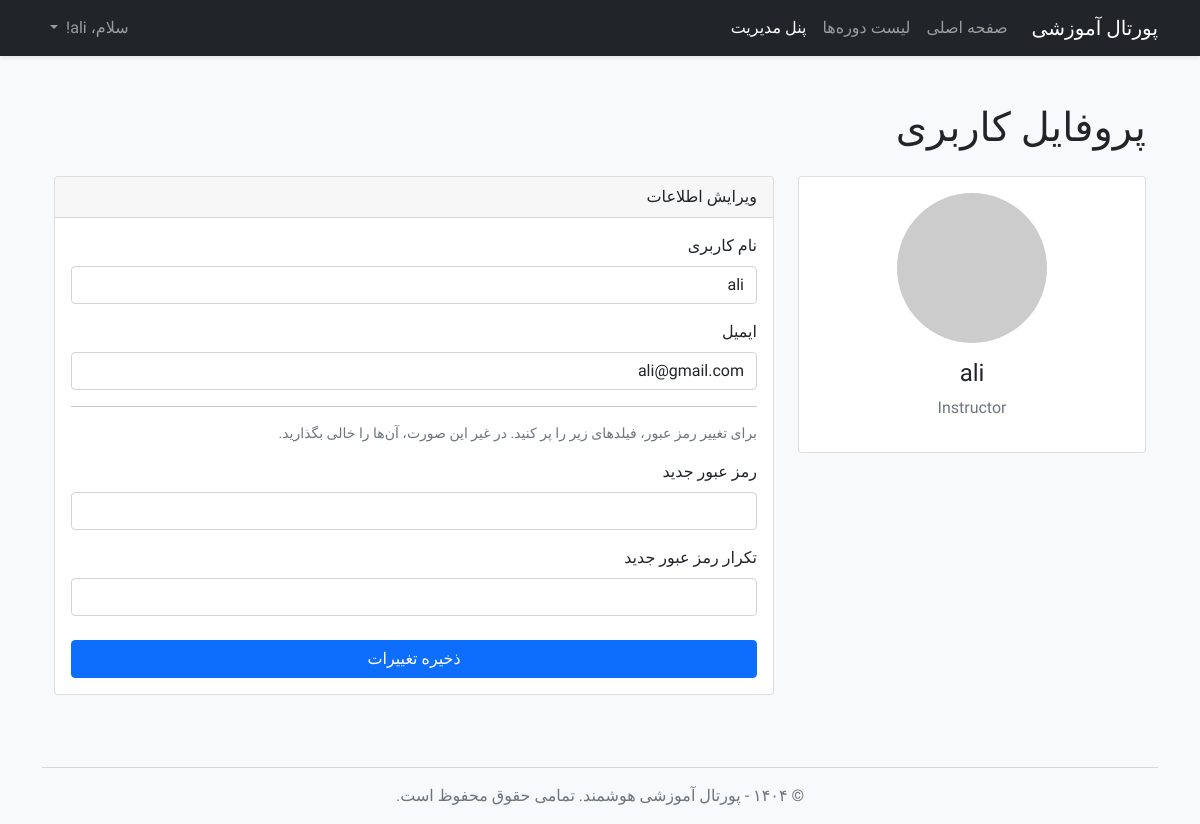
Before: /profile (signed in) with the older database file.
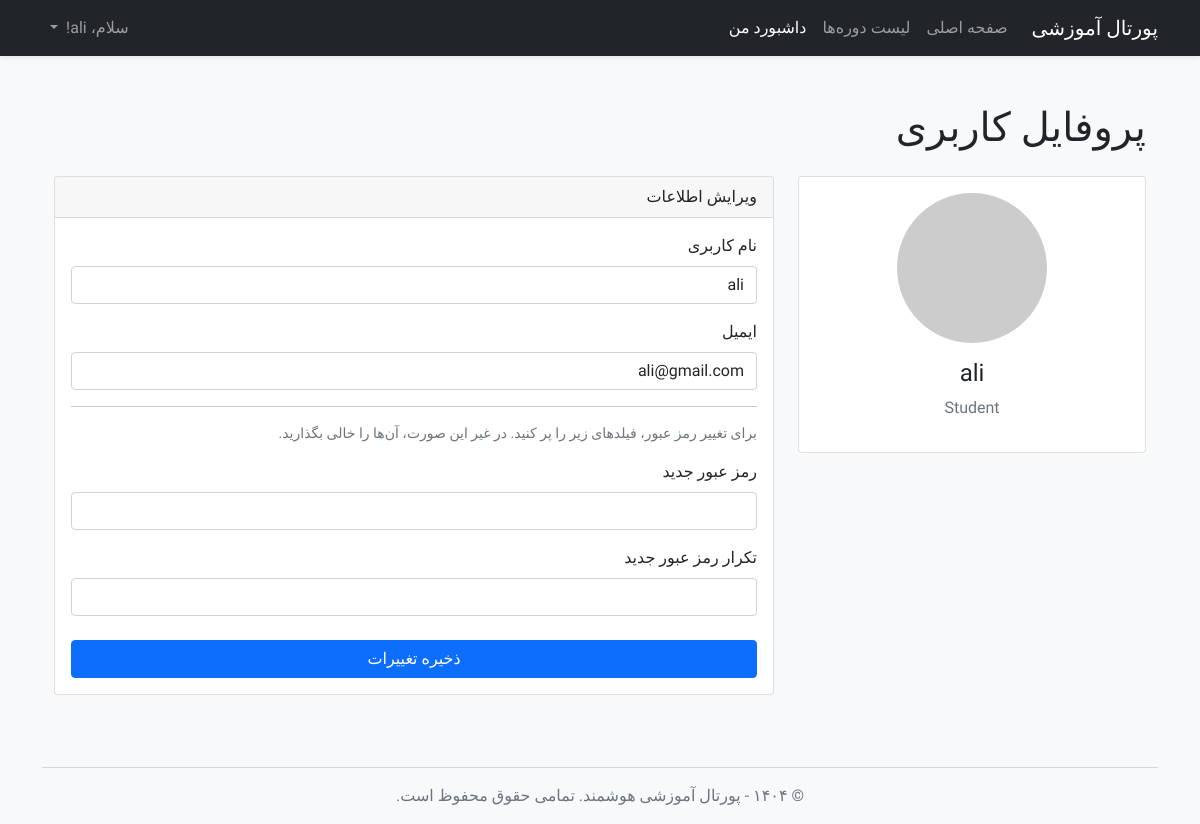
After: the same page with the newer database file.
### app/models.py (models this page shows, shortened)
class User(UserMixin, db.Model):
    id = db.Column(db.Integer, primary_key=True)
    username = db.Column(db.String(64), index=True, unique=True, nullable=False)
    email = db.Column(db.String(120), index=True, unique=True, nullable=False)
    password_hash = db.Column(db.String(128))
    role = db.Column(db.String(20), nullable=False, default='student')
    enrollments = db.relationship('Enrollment', backref='student', lazy='dynamic', foreign_keys='Enrollment.user_id')
    taught_courses = db.relationship('Course', backref='instructor', lazy='dynamic',
                                     foreign_keys='Course.instructor_id')

### app/routes.py (the view)
@app.route('/profile', methods=['GET', 'POST'])
@login_required
def profile():
    form = EditProfileForm(current_user.username, current_user.email)
    if form.validate_on_submit():
        current_user.username = form.username.data
        current_user.email = form.email.data
        if form.password.data:
            current_user.set_password(form.password.data)
        db.session.commit()
        flash('تغییرات شما با موفقیت ذخیره شد.', 'success')
        return redirect(url_for('profile'))
    elif request.method == 'GET':
        form.username.data = current_user.username
        form.email.data = current_user.email
    return render_template('profile.html', title='پروفایل من', form=form)

### app/forms.py (shortened to what this page needs)
class EditProfileForm(FlaskForm):
    username = StringField('نام کاربری', validators=[DataRequired()])
    email = StringField('ایمیل', validators=[DataRequired(), Email()])
    password = PasswordField('رمز عبور جدید', validators=[Optional()])
    password2 = PasswordField(
        'تکرار رمز عبور جدید',
        validators=[Optional(), EqualTo('password', message='رمزهای عبور باید یکسان باشند.')]
    )
    submit = SubmitField('ذخیره تغییرات')
    def __init__(self, original_username, original_email, *args, **kwargs):
        super(EditProfileForm, self).__init__(*args, **kwargs)
        self.original_username = original_username
        self.original_email = original_email

### app/models.py (called while the page is built)
@login.user_loader
def load_user(id):
    return User.query.get(int(id))

### app/templates/profile.html (shortened to what this page needs)
{% extends "base.html" %}
{% block content %}
<div class="container py-4">
    <h1 class="mb-4">پروفایل کاربری</h1>
    <div class="row">
        <div class="col-md-4">
            <div class="card text-center">
                <div class="card-body">
                    <img src="https://via.placeholder.com/150" class="rounded-circle mb-3" alt="Avatar">
                    <h4 class="card-title">{{ current_user.username }}</h4>
                    <p class="text-muted">{{ current_user.role.title() }}</p>
                </div>
            </div>
        </div>
        <div class="col-md-8">
            <div class="card">
                <div class="card-header">
                    ویرایش اطلاعات
                </div>
                <div class="card-body">
                    <form method="POST" action="" novalidate>
                        <div class="mb-3">
                            <label for="username" class="form-label">نام کاربری</label>
                            {{ form.username(class="form-control") }}
                        </div>
                        <div class="mb-3">
                            <label for="email" class="form-label">ایمیل</label>
                            {{ form.email(class="form-control") }}
                        </div>
                        <hr>
                        <p class="text-muted small">برای تغییر رمز عبور، فیلدهای زیر را پر کنید. در غیر این صورت، آن‌ها را خالی بگذارید.</p>
                        <div class="mb-3">
                            <label for="password" class="form-label">رمز عبور جدید</label>
                            {{ form.password(class="form-control") }}
                        </div>
                        <div class="mb-3">
                            <label for="password2" class="form-label">تکرار رمز عبور جدید</label>
                            {{ form.password2(class="form-control") }}
                        </div>
                        <div class="d-grid mt-4">
                            {{ form.submit(class="btn btn-primary", value="ذخیره تغییرات") }}
                        </div>
                    </form>
                </div>
            </div>
        </div>
    </div>
</div>
{% endblock %}

### app/templates/base.html (shortened to what this page needs)
<!doctype html>
<html lang="fa" dir="rtl">
<head>
    <link href="https://cdn.jsdelivr.net/npm/bootstrap@5.1.3/dist/css/bootstrap.rtl.min.css" rel="stylesheet">
    <link rel="stylesheet" href="{{ url_for('static', filename='css/style.css') }}">
</head>
<body class="bg-light">
    <nav class="navbar navbar-expand-lg navbar-dark bg-dark shadow-sm">
        <div class="container">
            <a class="navbar-brand" href="{{ url_for('home') }}">پورتال آموزشی</a>
            <div class="collapse navbar-collapse" id="navbarNav">
                <ul class="navbar-nav me-auto mb-2 mb-lg-0">
                    <li class="nav-item">
                        <a class="nav-link" href="{{ url_for('home') }}">صفحه اصلی</a>
                    </li>
                    <li class="nav-item">
                        <a class="nav-link" href="{{ url_for('courses') }}">لیست دوره‌ها</a>
                    </li>
                    {% if current_user.is_authenticated %}
                        <li class="nav-item">
                            <a class="nav-link active" href="{{ url_for('my_dashboard') }}">
                                {% if current_user.role == 'student' %}
                                    داشبورد من
                                {% else %}
                                    پنل مدیریت
                                {% endif %}
                            </a>
                        </li>
                    {% endif %}
                </ul>
                <ul class="navbar-nav ms-auto">
                    {% if current_user.is_anonymous %}
                    <li class="nav-item">
                        <a class="nav-link" href="{{ url_for('login') }}">ورود</a>
                    </li>
                    <li class="nav-item">
                        <a class="nav-link btn btn-primary btn-sm text-white" href="{{ url_for('register') }}">ثبت‌نام</a>
                    </li>
                    {% else %}
                    <li class="nav-item dropdown">
                        <a class="nav-link dropdown-toggle" href="#" id="navbarDropdown" role="button" data-bs-toggle="dropdown">
                            سلام، {{ current_user.username }}!
                        </a>
                    </li>
                    {% endif %}
                </ul>
            </div>
        </div>
    </nav>
    <main class="container mt-4">
        {% block content %}{% endblock %}
    </main>
    <footer class="container text-center mt-5 mb-3 text-muted">
        <hr>
        <p>&copy; ۱۴۰۴ - پورتال آموزشی هوشمند. تمامی حقوق محفوظ است.</p>
    </footer>
</body>
</html>

### app/static/css/style.css (style rules this page uses)
body { font-family: 'Vazirmatn', sans-serif; font-weight: 400; }
.form-label { font-weight: 500; }

Changed rows visible on the page:
changed User "ali": role "Instructor" → "Student"
Other visible differences:
text no longer shown: "پنل مدیریت"
text now shown: "داشبورد من"
